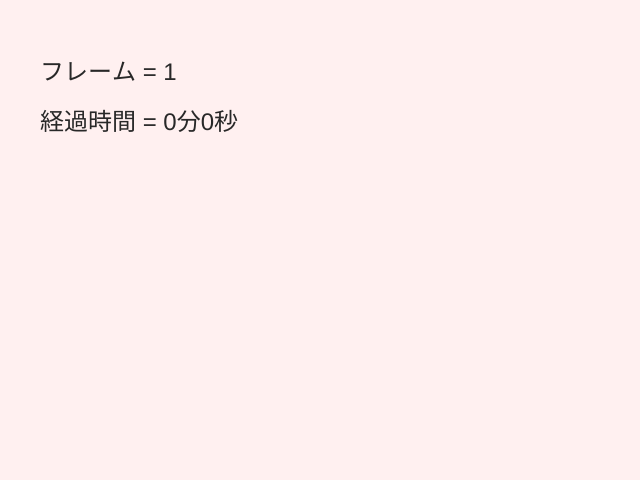
Frame 1 (no input)
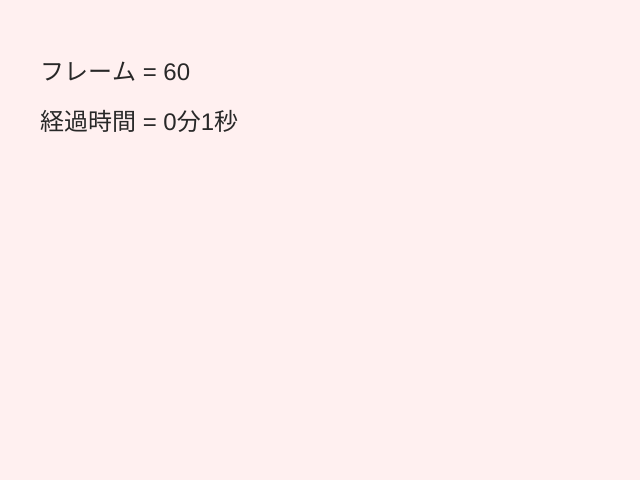
Frame 60 (no input)
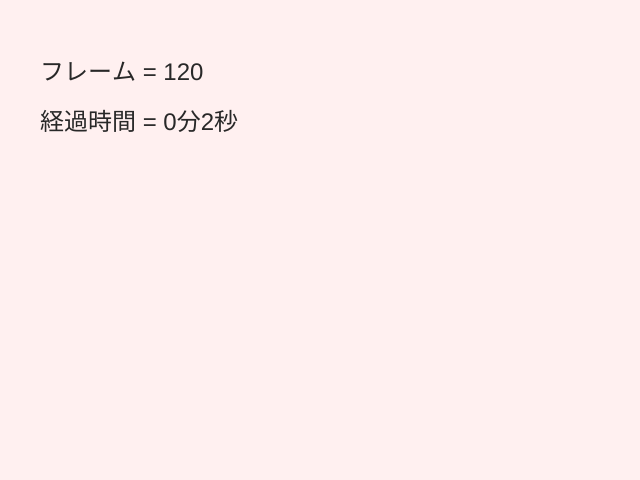
Frame 120 (the mouse pressed at the canvas centre since frame 60)

The p5.js sketch that drew these frames (run headless with seeded random() and noise() and a simulated clock; from frame 60 on, the mouse is pressed at the canvas centre):

// p5.js sketch
// ── sketch.js
function setup() {
  const canvas = createCanvas(640, 480);
}

function draw() {
  background(255, 240, 240);

  fill(40, 40, 40);
  textSize(24);
  text('フレーム = ' + frameCount, 40, 80); // frameCount は毎フレームカウントアップされる p5.js の変数

  const FRAMES_PER_SECOND = 60;  // この課題では 1 秒間は 60 フレームと仮定する
  let Seconds = Math.floor(frameCount / FRAMES_PER_SECOND);
  let Minutes = Math.floor(Seconds / 60);
  Seconds = Seconds % 60;

  text('経過時間 = ' + Minutes + '分' + Seconds + '秒', 40, 130);
}
